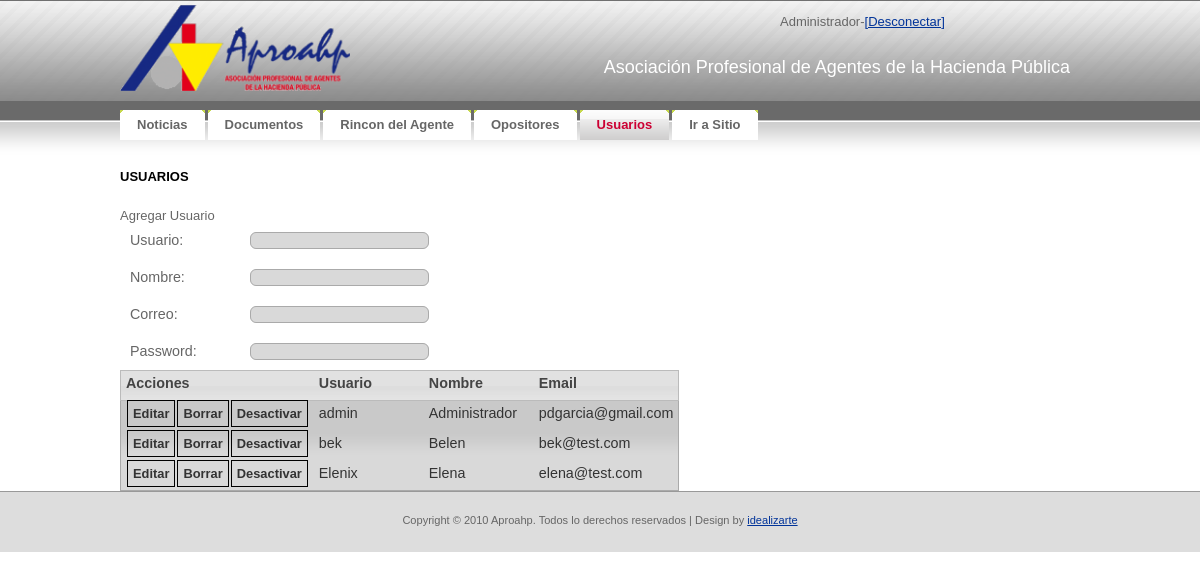
/admin/usuarios.php (signed in), run on an earlier commit of the app's database.
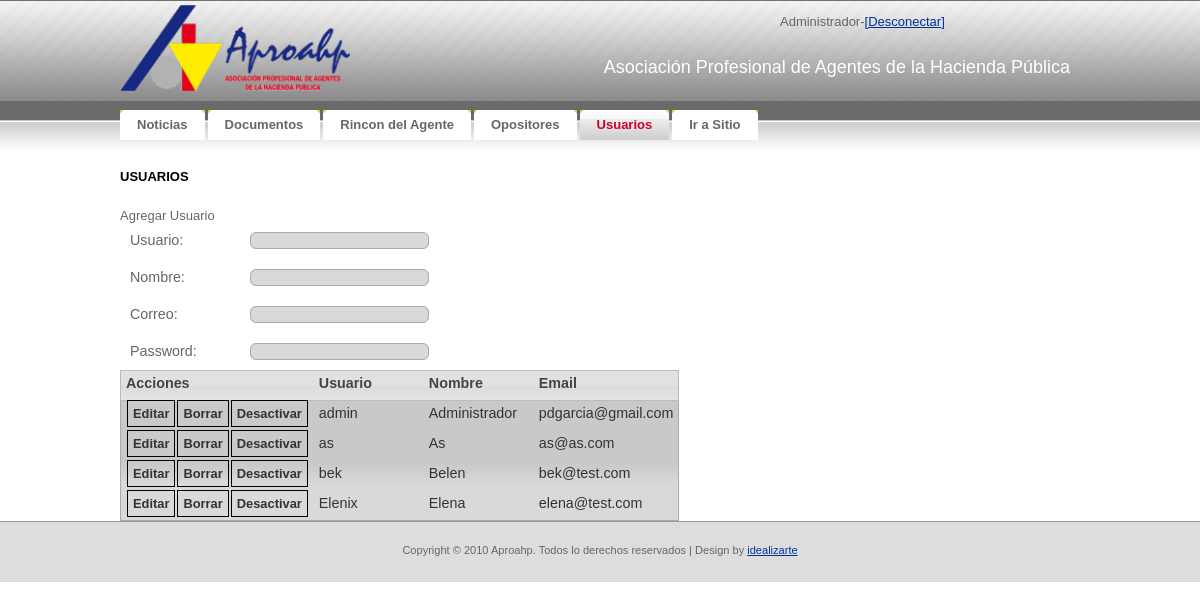
And on a later commit of the database.
### tables this page shows
CREATE TABLE IF NOT EXISTS `tbl_users` (
  `USR_ID` bigint(20) NOT NULL AUTO_INCREMENT,
  `USR_username` varchar(32) NOT NULL,
  `USR_password` varchar(32) NOT NULL,
  `USR_Displayname` varchar(32) NOT NULL,
  `USR_email` varchar(100) NOT NULL,
  `USR_Activo` tinyint(1) NOT NULL,
  PRIMARY KEY (`USR_ID`)
);

### admin/usuarios.php (the view, shortened to what this page needs)
<!DOCTYPE html PUBLIC "-//W3C//DTD XHTML 1.0 Strict//EN"
  "http://www.w3.org/TR/xhtml1/DTD/xhtml1-strict.dtd">
<html xmlns="http://www.w3.org/1999/xhtml" xml:lang="en" lang="en">
<head>
    <link rel="stylesheet" href="../css/reset.css" type="text/css" media="screen" charset="utf-8">
    <link rel="stylesheet" href="../css/aproahp.css" type="text/css" media="screen" charset="utf-8">
	<link rel="stylesheet" href="css/jquery-ui.css" type="text/css" media="screen" charset="utf-8">
	<link rel="stylesheet" href="css/style.css" type="text/css" media="screen" charset="utf-8">
</head>
<body>
<div id="container">
<?php require("header.php")?>
<div id='usuarios'>
	<h3>Usuarios</h3><br/>
	<div id="adduser" >Agregar Usuario</div>
	<div id='usuariosform'>
		<form id='frm_user' method='post' action=''>
		<table>
			<tr><td><label for="inp_username">Usuario:</label></td><td><input type='text' name='inp_username' id='inp_username' maxlength='32' class='text ui-widget-content ui-corner-all'></td></tr>
			<tr><td><label for="inp_Displayname">Nombre:</label></td><td><input type='text' name='inp_displayname' maxlength='50' id='inp_displayname' class='text ui-widget-content ui-corner-all'></td></tr>
			<tr><td><label for="inp_email">Correo:</label></td><td><input type='text' name='inp_email' id='inp_email' maxlength='50' class='text ui-widget-content ui-corner-all'></td></tr>
			<tr><td><label for="inp_password">Password:</label></td><td><input type='password' name='inp_password' id='inp_password' maxlength='32' class='text ui-widget-content ui-corner-all'></td></tr>
		</table>
		</form>
	</div>
<?php
		echo "<div id='usuarioslist'><table class='ui-widget ui-widget-content'>";
		echo "<thead  class='ui-widget-header'><td>Acciones</td><td>Usuario</td><td>Nombre</td><td>Email</td></thead>";
		$usr_result=mysql_query("SELECT * FROM tbl_users ORDER BY USR_Displayname;");
		for ($x = 0, $numrows = mysql_num_rows($usr_result); $x < $numrows; $x++) {
			$row = mysql_fetch_assoc($usr_result);
			echo "<tr><td><div class='edit' rel='".$row["USR_ID"]."'>Editar</div><div class=borrar rel='".$row["USR_ID"]."'>Borrar</div><div rel='".$row["USR_ID"]."' class=activar";
			if(trim($row["USR_Activo"]) =="1") echo ">Desactivar"; else echo ">Activar";
			echo"</div></td><td>".$row["USR_username"]."</td><td>".$row["USR_Displayname"]."</td><td>".$row["USR_email"]."</td></tr>";
	    }
		echo "</table></div>";
?>
</div>
</div>
</body>
</html>

### admin/header.php
<?php
$parts = Explode('/', $_SERVER["PHP_SELF"]);
$paginaactual= $parts[count($parts) - 1];
$menu = array (array ( "Name" => "Noticias","Link" => "index.php"),
			   array ( "Name" => "Documentos","Link" => "documentos.php"),
			   array ( "Name" => "Rincon del Agente","Link" => "rincondelagente.php"),
			   array ( "Name" => "Opositores","Link" => "opositores.php"),
			   array ( "Name" => "Usuarios","Link" => "usuarios.php"),
			   array ( "Name" => "Ir a Sitio","Link" => "../index.php")              );
?>
<div id="header">
	<div id="logo"><img src="../images/logo.gif" width="230" height="86" alt="Logo">
	</div>
	<div id="search">
		<?php echo $_SESSION['DisplayName'] ?>-<a href="login.php?status=loggedout">[Desconectar]</a>
	</div>
	<div id="letras"><h2>Asociación Profesional de Agentes de la Hacienda Pública</h2></div>
</div>
<div id="menu">
	<ul>
<?php
foreach($menu as $item){
		if(strcmp($paginaactual, $item['Link'])==0)
			echo('<li class="active">');
		else
			echo('<li>');
		echo('<a href="'.$item['Link'].'"><b>'.$item['Name'].'</b></a></li>');
}?>
	</ul>
</div>

### css/aproahp.css (style rules this page uses)
* { margin: 0; padding: 0; }
ul,li { list-style-type: none; }
body, th { background: #FFFFFF url(../images/img01.gif) repeat-x; font-family: Verdana, Arial, Helvetica, sans-serif; font-size: 13px; color: #666666; }
h1, h2 { font-family: "Trebuchet MS", Arial, Helvetica, sans-serif; font-weight: normal; }
h2 { font-size: 167%; color:#ffffff; }
h3 { margin-bottom: 1em; text-transform: uppercase; font-size: 100%; color: #000000; }
p, ul, ol { margin-bottom: 1.5em; line-height: 1.6em; }
p { color:#666666; }
ul { list-style: none; }
ul li { padding-left: 10px; background: url(../images/img16.gif) no-repeat 0px 10px; }
a:link { color: #003399; }
img { border: none; }
#header { width: 960px; height: 110px; margin: 0 auto; }
#logo { float: left; margin-top:5px; }
#letras h2 { margin-top: 30px; padding-right:10px; font-size: 18px; font-weight: normal; float: right; }
#search { float: right; width: 300px; padding-top: 15px; padding-left:15px; }
#menu { width: 960px; height: 30px; margin-top:0px; margin-bottom:30px; }
#menu ul { margin: 0; list-style: none; line-height: normal; }
#menu li { display: block; float: left; margin-right: 3px; padding: 0; background: #FFFFFF; }
#menu a { display: block; float: left; background: url(../images/img07.gif) no-repeat; text-decoration: none; color: #666666; }
#menu b { display: block; float: left; height: 23px; padding: 7px 17px 0px 17px; background: url(../images/img08.gif) no-repeat right top; cursor: pointer; }
#menu li.active { background: #CFCECE url(../images/img04.gif) repeat-x; }
#menu li.active a { background: url(../images/img06.gif) no-repeat right top; color: #cc0033; }
#menu li.active b { background: url(../images/img05.gif) no-repeat; }
#container { width: 960px; padding: 0px 0px 0px 0px; margin:0 auto; text-align:justify; }
#footer { height:20px; padding: 20px; background: #DDDDDD; border-top: 1px solid #999999; }
#footer p { margin: 0; text-align: center; font-size: 85%; }

### admin/css/style.css (style rules this page uses)
label { display: inline; font-size: 1.1em; }
.edit, .borrar, .activar { font-size: .9em; font-weight: bold; display: inline; position: relative; padding: 5px; margin: 1px; border: 1px solid black; cursor: pointer; }
#usuarios table tr { height: 30px; text-align: left; }
#usuarios table td { padding: 5px; min-width: 100px; }
#usuarios table thead { font-weight: bold; }
#usuariosform table td { padding: 10px; }

What changed in the data, as far as the page shows it:
added tbl_users: USR_Activo "Desactivar", USR_username "as", USR_Displayname "As", USR_email "as@as.com"
